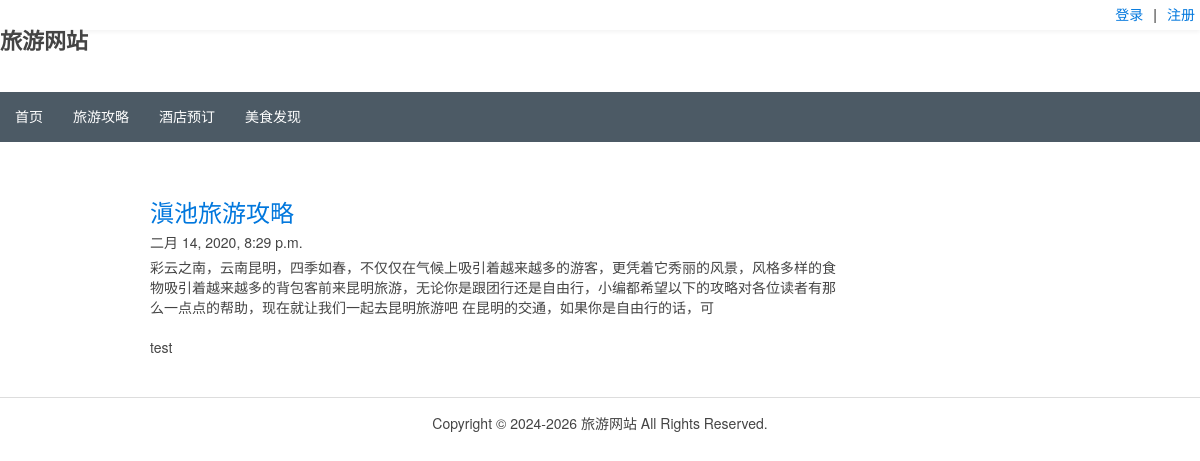
The page /articles on the database its author committed.
### tour/models.py (models this page shows, shortened)
class Article(models.Model):
    title = models.CharField(max_length=255, blank=True)
    author = models.ForeignKey(User,on_delete=models.CASCADE)
    content = models.TextField(blank=True)
    time = models.DateTimeField(blank=True, auto_now=True)
    class Meta:
        verbose_name = '旅游攻略'
        verbose_name_plural = verbose_name

### tour/views.py (the view)
# urls.py: url(r'^articles', views.articles),# 攻略总页面
def articles(request):#全部攻略总页面
    res = Article.objects.all()
    return render(request, 'articles.html',{'res':res})

### templates/articles.html (shortened to what this page needs)
{% extends "base.html" %}
{% load static %}
{% block head %}
<link rel="stylesheet" href="{% static 'css/search.css' %}" rel="stylesheet" type="text/css"/>
<link rel="stylesheet" href="{% static 'css/index.css' %}" rel="stylesheet" type="text/css"/>
{% endblock %}
{% block content %}
<div id="content_search">
    <div>
        <ul class="list_ul">
            {% if res %}
            {% for v in res %}
            <li class="list_li">
                <div class="sc_info left">
                    <h2><a href="/look?id={{ v.id }}">{{ v.title }}</a></h2>
                    <div class="d_address"><span class="b"> {{ v.time }}
                    </div>
                    <div class="d_brief"><span class="b">{{ v.content |truncatechars:140  }}</span>&#8203;
                     <br>  <br>  {{ v.author.username }}
                    </div>
                </div>
            </li>
            {% endfor %}
            {% else %}
            <li class="list_li">找不到相关记录</li>
            {% endif %}
        </ul>
    </div>
</div>
{% endblock content %}

### static/css/common.css (style rules this page uses)
html, body { width: 100%; background: #FFFFFF; margin: 0; padding: 0; }
.left { float: left; }

### static/css/search.css (style rules this page uses)
#content_search { width: 1000px; margin: 40px auto 0; }
.list_ul { list-style: none; margin: 20px 0 0; }
.list_li { text-align: center; height: 170px; padding: 15px 0; }
.sc_info { display: inline-block; height: 170px; margin-left: 20px; max-height: 80px; max-width:690px; }
.sc_info h2 { text-align: left; margin-bottom: 0px; }
.d_address, .d_brief { text-align: left; margin: 5px 0; }

### rows shown on the page
Article: title "滇池旅游攻略", time "二月 14, 2020, 8:29 p.m.", content "彩云之南，云南昆明，四季如春，不仅仅在气候上吸引着越来越多的游客，更凭着它秀丽的风景，风格多样的食物吸引着越来越多的背包客前来昆明旅游，无论你是跟团行还是自由行，小编都希望以下的攻略对各位读者有那么一点点的帮助，现在就让我们一起去昆明旅游吧 在昆明的交通，如果你是自由行的话，可", author.username "test"
